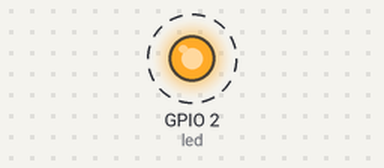
Simulated run of this sketch. Board: ESP32. On the bench: output pins drawn as LEDs (lit = HIGH). Dashed ring = blinking. WiFi joins after 1.5 s; servers stay silent unless stated; what the sketch prints to the serial monitor is not drawn.

Above: at 2.0 s.
Timing chart, 0 to 6.1 s (numbered marks = the images above):
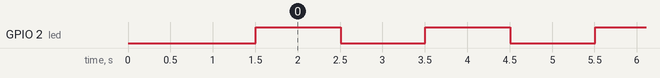

Measured:
- by itself, GPIO 2 (led): alternates HIGH for 1.0 s and LOW for 1.0 s

The sketch:

OTAwebUpdaterLED.ino
```cpp
/*
 * Rui Santos
 * Complete Project Details http://randomnerdtutorials.com
 */

 //debemos utilizar y modificar este codigo para trabajar con OTA

#include <WiFi.h>
#include <WiFiClient.h>
#include <WebServer.h>
#include <ESPmDNS.h>
#include <Update.h>

const char* host = "esp32";
const char* ssid     = "Fibertel WiFi j2ur 2.4GHZ";
const char* password = "rubenalegre1979";

//variabls to blink without delay:
const int led = 2;
unsigned long previousMillis = 0;        // will store last time LED was updated
const long interval = 1000;           // interval at which to blink (milliseconds)
int ledState = LOW;             // ledState used to set the LED

WebServer server(80);

/*
 * Login page
 */

const char* loginIndex =
 "<form name='loginForm'>"
    "<table width='20%' bgcolor='A09F9F' align='center'>"
        "<tr>"
            "<td colspan=2>"
                "<center><font size=4><b>ESP32 Login Page</b></font></center>"
                "<br>"
            "</td>"
            "<br>"
            "<br>"
        "</tr>"
        "<td>Username:</td>"
        "<td><input type='text' size=25 name='userid'><br></td>"
        "</tr>"
        "<br>"
        "<br>"
        "<tr>"
            "<td>Password:</td>"
            "<td><input type='Password' size=25 name='pwd'><br></td>"
            "<br>"
            "<br>"
        "</tr>"
        "<tr>"
            "<td><input type='submit' onclick='check(this.form)' value='Login'></td>"
        "</tr>"
    "</table>"
"</form>"
"<script>"
    "function check(form)"
    "{"
    "if(form.userid.value=='admin' && form.pwd.value=='admin')"
    "{"
    "window.open('/serverIndex')"
    "}"
    "else"
    "{"
    " alert('Error Password or Username')/*displays error message*/"
    "}"
    "}"
"</script>";

/*
 * Server Index Page
 */

const char* serverIndex =
"<script src='https://ajax.googleapis.com/ajax/libs/jquery/3.2.1/jquery.min.js'></script>"
"<form method='POST' action='#' enctype='multipart/form-data' id='upload_form'>"
   "<input type='file' name='update'>"
        "<input type='submit' value='Update'>"
    "</form>"
 "<div id='prg'>progress: 0%</div>"
 "<script>"
  "$('form').submit(function(e){"
  "e.preventDefault();"
  "var form = $('#upload_form')[0];"
  "var data = new FormData(form);"
  " $.ajax({"
  "url: '/update',"
  "type: 'POST',"
  "data: data,"
  "contentType: false,"
  "processData:false,"
  "xhr: function() {"
  "var xhr = new window.XMLHttpRequest();"
  "xhr.upload.addEventListener('progress', function(evt) {"
  "if (evt.lengthComputable) {"
  "var per = evt.loaded / evt.total;"
  "$('#prg').html('progress: ' + Math.round(per*100) + '%');"
  "}"
  "}, false);"
  "return xhr;"
  "},"
  "success:function(d, s) {"
  "console.log('success!')"
 "},"
 "error: function (a, b, c) {"
 "}"
 "});"
 "});"
 "</script>";

/*
 * setup function
 */
void setup(void) {
  pinMode(led, OUTPUT);

  Serial.begin(115200);

  // Connect to WiFi network
  WiFi.begin(ssid, password);
  Serial.println("");

  // Wait for connection
  while (WiFi.status() != WL_CONNECTED) {
    delay(500);
    Serial.print(".");
  }
  Serial.println("");
  Serial.print("Connected to ");
  Serial.println(ssid);
  Serial.print("IP address: ");
  Serial.println(WiFi.localIP());

  /*use mdns for host name resolution*/
  if (!MDNS.begin(host)) { //http://esp32.local
    Serial.println("Error setting up MDNS responder!");
    while (1) {
      delay(1000);
    }
  }
  Serial.println("mDNS responder started");
  /*return index page which is stored in serverIndex */
  server.on("/", HTTP_GET, []() {
    server.sendHeader("Connection", "close");
    server.send(200, "text/html", loginIndex);
  });
  server.on("/serverIndex", HTTP_GET, []() {
    server.sendHeader("Connection", "close");
    server.send(200, "text/html", serverIndex);
  });
  /*handling uploading firmware file */
  server.on("/update", HTTP_POST, []() {
    server.sendHeader("Connection", "close");
    server.send(200, "text/plain", (Update.hasError()) ? "FAIL" : "OK");
    ESP.restart();
  }, []() {
    HTTPUpload& upload = server.upload();
    if (upload.status == UPLOAD_FILE_START) {
      Serial.printf("Update: %s\n", upload.filename.c_str());
      if (!Update.begin(UPDATE_SIZE_UNKNOWN)) { //start with max available size
        Update.printError(Serial);
      }
    } else if (upload.status == UPLOAD_FILE_WRITE) {
      /* flashing firmware to ESP*/
      if (Update.write(upload.buf, upload.currentSize) != upload.currentSize) {
        Update.printError(Serial);
      }
    } else if (upload.status == UPLOAD_FILE_END) {
      if (Update.end(true)) { //true to set the size to the current progress
        Serial.printf("Update Success: %u\nRebooting...\n", upload.totalSize);
      } else {
        Update.printError(Serial);
      }
    }
  });
  server.begin();
}

void loop(void) {
  server.handleClient();
  delay(1);

  //loop to blink without delay
  unsigned long currentMillis = millis();

  if (currentMillis - previousMillis >= interval) {
    // save the last time you blinked the LED
    previousMillis = currentMillis;

    // if the LED is off turn it on and vice-versa:
    ledState = not(ledState);

    // set the LED with the ledState of the variable:
    digitalWrite(led, ledState);
  }
}
```
